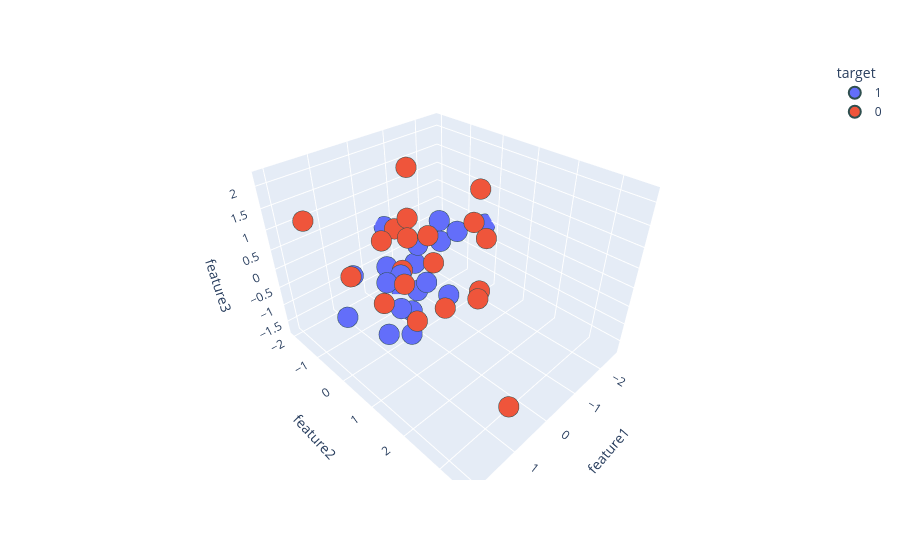

The code cell stored with this chart in its notebook:
### Code cell
import plotly.express as px

# Convert target to string first so Plotly treats it as discrete categories (colors)
df['target'] = df['target'].astype(str)

# Pass column names as strings when using a DataFrame source
fig = px.scatter_3d(df, x='feature1', y='feature2', z='feature3', color='target')

fig.update_traces(marker=dict(size=12,
                              line=dict(width=2,
                                        color='DarkSlateGrey')),
                  selector=dict(mode='markers'))

fig.show()

### Figure 1 — Plotly figure (JSON) as saved in the notebook; plotly's stock layout.template omitted (floating-point values rounded to 4 significant figures)
{"data": [{"hovertemplate": "target=1<br>feature1=%{x}<br>feature2=%{y}<br>feature3=%{z}<extra></extra>", "legendgroup": "1", "marker": {"color": "#636efa", "line": {"color": "DarkSlateGrey", "width": 2}, "size": 12, "symbol": "circle"}, "mode": "markers", "name": "1", "scene": "scene", "showlegend": true, "type": "scatter3d", "x": [-0.7008, -0.01146, 1.342, -2.571, -0.09748, -0.6694, 0.204, -1.263, -0.1685, -0.4191, -1.247, -0.7474, 0.4504, 0.8585, 0.535, -1.987, -0.213, -0.3991, 0.729, 1.171], "y": [-1.526, -0.04693, -0.9627, -0.2996, -0.3822, -1.998, -0.4152, -0.01819, -1.349, 0.5537, -0.5939, -0.9667, 0.2299, -0.002939, 0.07385, -1.336, 0.04901, -0.427, -0.2741, -0.7715], "z": [-1.749, -0.6496, -1.184, -0.05404, -1.504, -0.04268, -1.27, 0.4054, -0.7067, -0.6696, 0.4613, -0.6934, -1.511, 0.0538, 0.127, -0.7643, -0.4713, 0.2358, -1.662, 0.002171]}, {"hovertemplate": "target=0<br>feature1=%{x}<br>feature2=%{y}<br>feature3=%{z}<extra></extra>", "legendgroup": "0", "marker": {"color": "#EF553B", "line": {"color": "DarkSlateGrey", "width": 2}, "size": 12, "symbol": "circle"}, "mode": "markers", "name": "0", "scene": "scene", "showlegend": true, "type": "scatter3d", "x": [-0.2245, 0.8671, 1.566, -1.012, 2.09, -1.595, -0.04273, 1.087, 0.8783, -0.125, 0.2608, -1.278, -1.048, 1.38, 0.4069, 0.5042, 0.7146, -0.2004, 0.2756, 0.6999], "y": [-1.011, 0.9358, -0.2199, 0.955, -0.7576, 0.1966, 0.8235, 3.557, 0.6099, 0.3877, 0.05408, 0.6401, 1.055, 1.394, -0.0237, 0.9326, -0.2619, -0.4509, 2.035, -0.3895], "z": [0.4913, -0.4264, 0.461, -0.662, 1.731, 0.5941, -0.6776, -0.6577, 0.3496, 0.2769, 1.386, 1.701, 0.7745, 1.991, 0.1348, 1.459, 0.9107, 2.183, 0.4423, -0.8169]}], "layout": {"legend": {"title": {"text": "target"}, "tracegroupgap": 0}, "margin": {"t": 60}, "scene": {"domain": {"x": [0, 1], "y": [0, 1]}, "xaxis": {"title": {"text": "feature1"}}, "yaxis": {"title": {"text": "feature2"}}, "zaxis": {"title": {"text": "feature3"}}}}}
